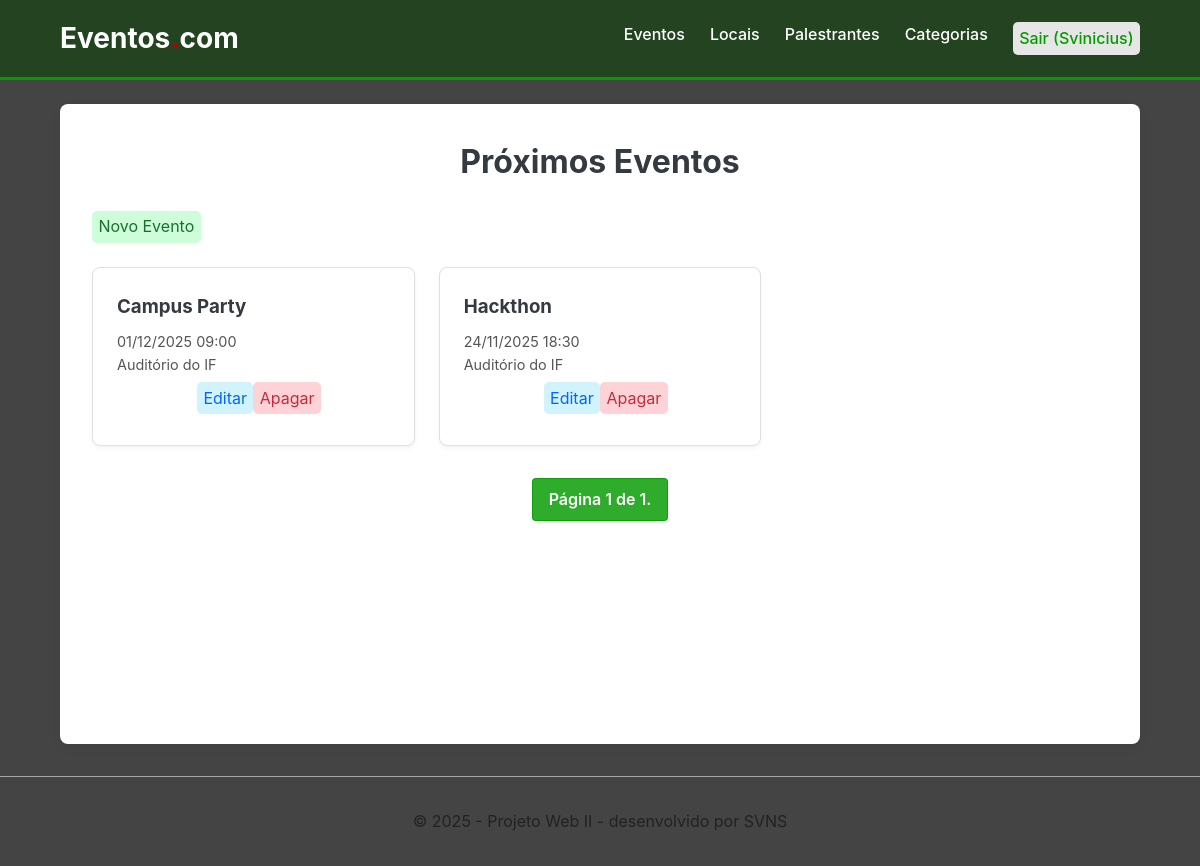
The app's page / (signed in) with its own data.
### projeto_webII_app/models.py (models this page shows, shortened)
class Evento(models.Model):
    titulo = models.CharField(max_length=200)
    descricao = models.TextField()
    data_hora = models.DateTimeField()
    local = models.ForeignKey(Local, on_delete=models.SET_NULL, null=True)
    banner_evento = models.ImageField(upload_to='eventos_banners/', blank=True, null=True)
    categoria = models.ForeignKey(CategoriaEvento, on_delete=models.SET_NULL, null=True)
    palestrantes = models.ManyToManyField(Palestrante)

class Local(models.Model):
    nome = models.CharField(max_length=150)
    endereco = models.CharField(max_length=300)
    capacidade = models.PositiveIntegerField(default=0)

### projeto_webII_app/views.py (the view)
# urls.py: path('', views.listarEventos, name='listarEventos'),
def listarEventos(request):
    lista_eventos = Evento.objects.all().order_by('-data_hora')
    paginator = Paginator(lista_eventos, 5)
    num_pagina = request.GET.get('page')
    obj_pagina = paginator.get_page(num_pagina)
    return render(request, 'app/listarEventos.html', {'obj_pagina': obj_pagina})

### projeto_webII_app/templates/app/listarEventos.html (shortened to what this page needs)
{% extends 'app/base.html' %}
{% block content %}
    <h1>Próximos Eventos</h1>
    {% if user.is_authenticated %}
        <a href="{% url 'criarEvento' %}" class="btn-novo">Novo Evento</a>
    {% endif %}
    <div class="list-container">
        {% for evento in obj_pagina %}
            <div class="card">
                <h3><a href="{% url 'detalharEvento' evento.id %}">{{ evento.titulo }}</a></h3>
                <p>{{ evento.data_hora|date:"d/m/Y H:i" }}</p>
                <p>{{ evento.local.nome }}</p>
                {% if user.is_authenticated %}
                    <div class="card-actions">
                        <a href="{% url 'atualizarEvento' evento.id %}" class="btn-editar">Editar</a>
                        <a href="{% url 'apagarEvento' evento.id %}" class="btn-danger">Apagar</a>
                    </div>
                {% endif %}
            </div>
        {% empty %}
            <p>Nenhum evento cadastrado.</p>
        {% endfor %}
    </div>
    <div class="pagination">
        <span class="page-current">
            Página {{ obj_pagina.number }} de {{ obj_pagina.paginator.num_pages }}.
        </span>
    </div>
    {% endblock %}

### projeto_webII_app/templates/app/base.html (shortened to what this page needs)
{% load static %}
<!DOCTYPE html>
<html lang="pt-br">
<head>
    <link rel="stylesheet" href="{% static 'css/style.css' %}">
</head>
<body>
    <header class="navbar">
        <div class="container">
            <a href="{% url 'listarEventos' %}" class="logo">Eventos<span>.</span>com</a>
            <nav>
                <ul>
                    <li><a href="{% url 'listarEventos' %}">Eventos</a></li>
                    <li><a href="{% url 'listarLocais' %}">Locais</a></li>
                    <li><a href="{% url 'listarPalestrantes' %}">Palestrantes</a></li>
                    <li><a href="{% url 'listarCatEventos' %}">Categorias</a></li>
                    {% if user.is_authenticated %}
                        <li>
                            <form method="post" action="{% url 'logout' %}" id="logout-form">
                                <button type="submit" class="logout-button">Sair ({{ user.username }})</button>
                            </form>
                        </li>
                    {% else %}
                        <li><a href="{% url 'login' %}">Login</a></li>
                    {% endif %}
                </ul>
            </nav>
        </div>
    </header>
    <main class="container">
        {% block content %}
        {% endblock %}
    </main>
    <footer class="footer">
        <p>&copy; 2025 - Projeto Web II - desenvolvido por SVNS</p>
    </footer>
</body>
</html>

### projeto_webII_app/static/css/style.css (style rules this page uses)
*, *:before, *:after { box-sizing: border-box; }
body, h1, h2, h3, h4, p, ul, li, form, figure { margin: 0; padding: 0; }
body { font-family: -apple-system, BlinkMacSystemFont, "Segoe UI", Roboto, Helvetica, Arial, sans-serif; line-height: 1.6; background-color: #444444; color: #333; }
a { color: #059b00; text-decoration: none; }
.container { width: 90%; max-width: 1200px; margin-left: auto; margin-right: auto; }
.navbar { background-color: #244421; color: white; padding: 1rem 0; border-bottom: 3px solid #059b00; }
.navbar .container { display: flex; justify-content: space-between; align-items: center; }
.navbar nav ul { list-style: none; display: flex; }
.navbar nav li { margin-left: 25px; }
.navbar nav a { color: white; text-decoration: none; font-weight: 500; transition: color 0.2s ease-in-out; }
.logout-button { background: rgb(230, 230, 230); border: none; border-radius: 5px; padding: 0.4rem; cursor: pointer; color: #059b00; font-family: inherit; font-size: inherit; font-weight: 500; text-decoration: none; transition: color 0.2s ease-in-out; }
main.container { padding: 2rem; background-color: #ffffff; min-height: 80vh; margin-top: 1.5rem; margin-bottom: 1.5rem; border-radius: 8px; box-shadow: 0 4px 12px rgba(0, 0, 0, 0.05); }
.footer { text-align: center; padding: 2rem 0; margin-top: 2rem; color: #222; border-top: 1px solid #a6a7a8; }
.form-styled h2, h1 { text-align: center; margin-bottom: 1.5rem; color: #343a40; }
button, .btn { display: inline-block; padding: 0.75rem 1.25rem; border: none; border-radius: 5px; cursor: pointer; font-size: 1rem; font-weight: 600; text-decoration: none; transition: background-color 0.2s, transform 0.1s; }
.btn-novo { background-color: #cefdd9; padding: 0.2rem 0.4rem; border-radius: 5px; color: #18702d; display: inline-block; margin-bottom: 1.5rem; }
.btn-editar { background-color: #d0f3fc; padding: 0.2rem 0.4rem; border-radius: 5px; color: #0066ff; }
.btn-danger { background-color: #fdd3d7; padding: 0.2rem 0.4rem; border-radius: 5px; color: #c92a3a; }
.card-actions { margin: 0.4rem 5rem; display: flex; justify-content: space-between; }
.list-container { display: grid; grid-template-columns: repeat(auto-fill, minmax(280px, 1fr)); gap: 1.5rem; }
.card { border: 1px solid #e0e0e0; border-radius: 8px; padding: 1.5rem; background: #fff; box-shadow: 0 2px 5px rgba(0, 0, 0, 0.05); transition: box-shadow 0.2s, transform 0.2s; }
.card h3 { margin-bottom: 0.5rem; }
.card h3 a { color: #343a40; text-decoration: none; }
.card p { color: #555; font-size: 0.9rem; }
.pagination { margin-top: 2rem; text-align: center; }
.pagination a, .pagination .page-current { display: inline-block; padding: 0.5rem 1rem; margin: 0 0.25rem; border: 1px solid #ddd; border-radius: 4px; text-decoration: none; }
.pagination .page-current { background-color: #059b00d3; color: white; border-color: #059b00cc; font-weight: 600; }

### records on screen
Evento: titulo "Campus Party", data_hora "01/12/2025 09:00", local.nome "Auditório do IF"
Evento: titulo "Hackthon", data_hora "24/11/2025 18:30", local.nome "Auditório do IF"

### other values on screen
{{ user.username }} "Svinicius"
{{ obj_pagina.number }} "1"
{{ obj_pagina.paginator.num_pages }} "1"
